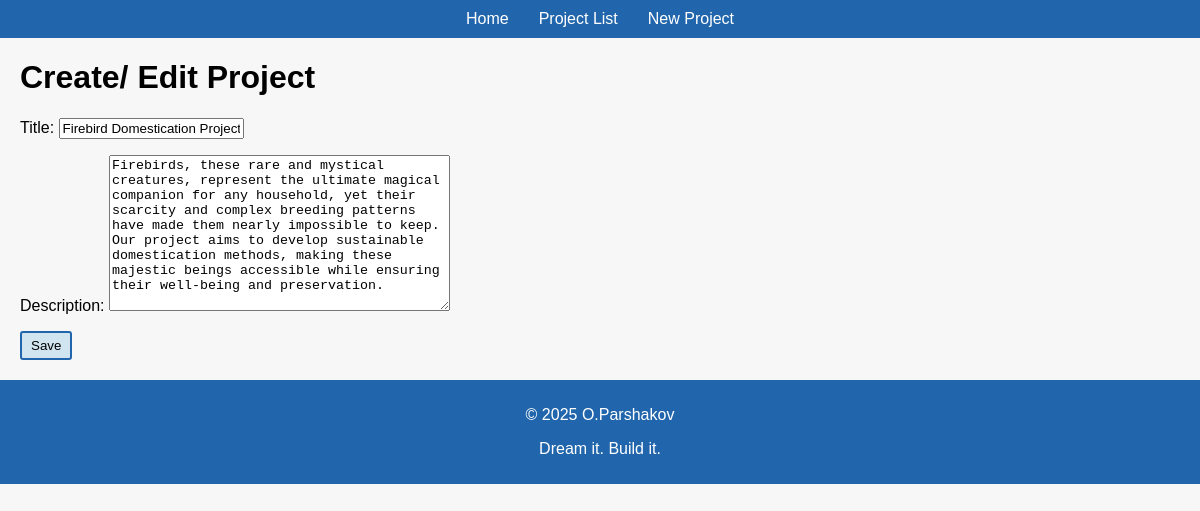
/project/2/edit/, run on the app's committed database.
### projectapp/models.py (models this page shows, shortened)
class Project(models.Model):
    title = models.CharField(max_length=255)
    description = models.TextField(blank=True, null=True)
    created_at = models.DateTimeField(auto_now_add=True)

### projectapp/views.py (the view)
# urls.py: path('project/<int:id>/edit/', views.project_edit, name='project_edit'),
def project_edit(request, id):
    project = get_object_or_404(Project, id=id)
    can_add_project = True
    can_change_project = True
    can_delete_project = True
    if request.method == 'POST':
        form = ProjectForm(request.POST, instance=project)
        if form.is_valid():
            form.save()
            return redirect('project_list')
    else:
        form = ProjectForm(instance=project)
    return render(request, 'projectapp/project_form.html', {
        'form': form,
        'can_add_project': can_add_project,
        'can_change_project': can_change_project
    })

### projectapp/forms.py
class ProjectForm(forms.ModelForm):
    class Meta:
        model = Project
        fields = ['title', 'description']

### projectapp/templates/projectapp/project_form.html (shortened to what this page needs)
{% extends 'projectapp/base.html' %}
{% block content %}
<h1>Create/ Edit Project</h1>
<form method="POST">
    {{ form.as_p }}
    <button type="submit" {% if not can_add_project and not can_change_project %}disabled{% endif %}>Save</button>
</form>
{% endblock %}

### static/css/style.css (style rules this page uses)
body { font-family: Tahoma, Arial, sans-serif; margin: 0; padding: 0; background-color: #f7f7f7; }
button { background-color: #d1e5f0; border: 2px solid #2166ac; cursor: pointer; padding: 5px 9px; border-radius: 3px; }

### data on the page
Project: title "Firebird Domestication Project", description "Firebirds, these rare and mystical creatures, represent the ultimate magical companion for any household, yet their scarcity and complex breeding patterns have made them nearly impossible to keep. Our project aims to develop sustainable domestication methods, making these majestic beings accessible while ensuring their well-being and preservation."
